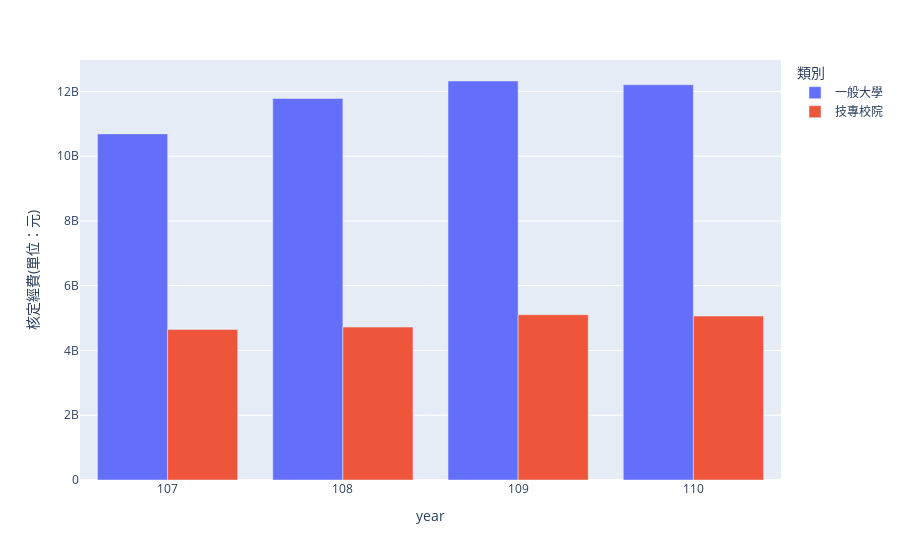

The notebook cell this image was saved under:
### Code cell
import plotly.express as px
fig = px.bar(result, x="year", y="核定經費(單位：元)", color="類別", barmode="group")
fig.show()

### Figure 1 — Plotly figure (JSON) as saved in the notebook; plotly's stock layout.template omitted (floating-point values rounded to 4 significant figures)
{"data": [{"alignmentgroup": "True", "hovertemplate": "類別=一般大學<br>year=%{x}<br>核定經費(單位：元)=%{y}<extra></extra>", "legendgroup": "一般大學", "marker": {"color": "#636efa", "pattern": {"shape": ""}}, "name": "一般大學", "offsetgroup": "一般大學", "orientation": "v", "showlegend": true, "textposition": "auto", "type": "bar", "x": [110, 109, 108, 107], "xaxis": "x", "y": [12207729347, 12323060185, 11782638025, 10689720000], "yaxis": "y"}, {"alignmentgroup": "True", "hovertemplate": "類別=技專校院<br>year=%{x}<br>核定經費(單位：元)=%{y}<extra></extra>", "legendgroup": "技專校院", "marker": {"color": "#EF553B", "pattern": {"shape": ""}}, "name": "技專校院", "offsetgroup": "技專校院", "orientation": "v", "showlegend": true, "textposition": "auto", "type": "bar", "x": [110, 109, 108, 107], "xaxis": "x", "y": [5063037696, 5105867254, 4722227968, 4649944895], "yaxis": "y"}], "layout": {"barmode": "group", "legend": {"title": {"text": "類別"}, "tracegroupgap": 0}, "margin": {"t": 60}, "xaxis": {"anchor": "y", "domain": [0, 1], "title": {"text": "year"}}, "yaxis": {"anchor": "x", "domain": [0, 1], "title": {"text": "核定經費(單位：元)"}}}}
